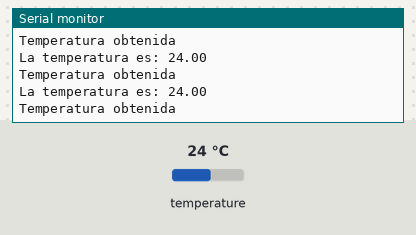
A sketch run on a simulated Arduino Uno, built with avr-gcc and run on an emulated ATmega328P. Shown: the last lines printed to the serial monitor. The inputs (shaded band) are chosen by the test bench; at power-on: temperature 24 °C.

Above: at 2.3 s.
2.4 s: temperature set to 12 °C
At 2.4 s:
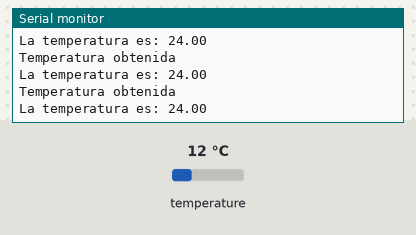
3.9 s: temperature set to 19 °C
At 3.9 s:
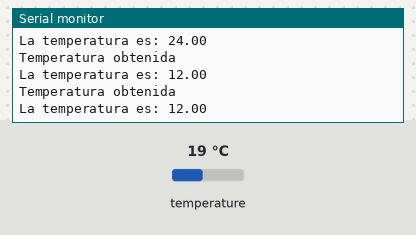
Timing chart, 0 to 6.9 s (numbered marks = the images above; inputs shaded):
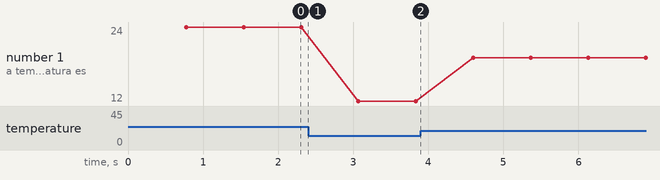

The sketch:

TEMP_DS18B20.ino
```cpp
#include <Arduino.h>
#include <OneWire.h>
#include <DallasTemperature.h>

//define el pin que se va a usar
#define ONE_WIRE_BUS 2

OneWire oneWire(ONE_WIRE_BUS); //declarando una instancia de one wire

DallasTemperature sensor (&oneWire);

void setup() {
  Serial.begin(9600);
  Serial.println("inciando sensor de temperatura Dallas");
}

void loop() {
  // put your main code here, to run repeatedly:
  sensor.requestTemperatures();
  Serial.println("Temperatura obtenida");
  Serial.println("La temperatura es: "+String(sensor.getTempCByIndex(0)));
}
```

Measured:
- plotted number 1: 24 → 12 after the input at 2.4 s, 12 → 19 after the input at 3.9 s
